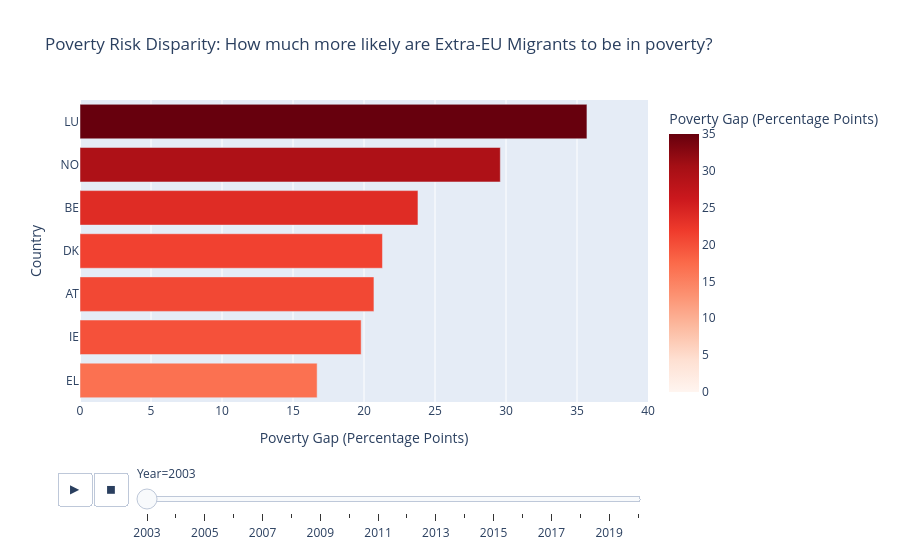

Notebook source saved alongside this figure:
### Code cell
import pandas as pd
import plotly.express as px

# 1. Load and Filter
eurostat_insights = pd.read_csv('../data/processed/eurostat_insights.csv')
poverty_df = eurostat_insights[eurostat_insights['Metric'] == 'Poverty_Rate'].copy()

# 2. Focus on the Extra-EU Gap and clean
poverty_df = poverty_df.dropna(subset=['Gap_ExtraEU_vs_Native_PP'])
poverty_df = poverty_df.sort_values(by=['Year', 'Gap_ExtraEU_vs_Native_PP'], ascending=[True, False])

# 3. Animated Bar Chart
fig_bar = px.bar(
    poverty_df,
    x="Gap_ExtraEU_vs_Native_PP",
    y="Country",
    color="Gap_ExtraEU_vs_Native_PP",
    animation_frame="Year",
    orientation='h',
    color_continuous_scale="Reds",
    range_color=[0, 35], # Poverty gaps are usually positive (migrants suffer more)
    range_x=[0, 40],
    title="Poverty Risk Disparity: How much more likely are Extra-EU Migrants to be in poverty?",
    labels={"Gap_ExtraEU_vs_Native_PP": "Poverty Gap (Percentage Points)"}
)

fig_bar.update_layout(yaxis={'categoryorder':'total ascending'})

fig_bar.show()

### Figure 1 — Plotly figure (JSON) as saved in the notebook; plotly's stock layout.template omitted (floating-point values rounded to 4 significant figures)
{"data": [{"hovertemplate": "Year=2003<br>Poverty Gap (Percentage Points)=%{marker.color}<br>Country=%{y}<extra></extra>", "legendgroup": "", "marker": {"color": [35.7, 29.6, 23.8, 21.3, 20.7, 19.8, 16.7], "coloraxis": "coloraxis", "pattern": {"shape": ""}}, "name": "", "orientation": "h", "showlegend": false, "textposition": "auto", "type": "bar", "x": [35.7, 29.6, 23.8, 21.3, 20.7, 19.8, 16.7], "xaxis": "x", "y": ["LU", "NO", "BE", "DK", "AT", "IE", "EL"], "yaxis": "y"}], "layout": {"barmode": "relative", "coloraxis": {"cmax": 35, "cmin": 0, "colorbar": {"title": {"text": "Poverty Gap (Percentage Points)"}}, "colorscale": [[0, "rgb(255,245,240)"], [0.125, "rgb(254,224,210)"], [0.25, "rgb(252,187,161)"], [0.375, "rgb(252,146,114)"], [0.5, "rgb(251,106,74)"], [0.625, "rgb(239,59,44)"], [0.75, "rgb(203,24,29)"], [0.875, "rgb(165,15,21)"], [1, "rgb(103,0,13)"]]}, "legend": {"tracegroupgap": 0}, "sliders": [{"active": 0, "currentvalue": {"prefix": "Year="}, "len": 0.9, "pad": {"b": 10, "t": 60}, "steps": [{"args": [["2003"], {"frame": {"duration": 0, "redraw": true}, "fromcurrent": true, "mode": "immediate", "transition": {"duration": 0, "easing": "linear"}}], "label": "2003", "method": "animate"}, {"args": [["2004"], {"frame": {"duration": 0, "redraw": true}, "fromcurrent": true, "mode": "immediate", "transition": {"duration": 0, "easing": "linear"}}], "label": "2004", "method": "animate"}, {"args": [["2005"], {"frame": {"duration": 0, "redraw": true}, "fromcurrent": true, "mode": "immediate", "transition": {"duration": 0, "easing": "linear"}}], "label": "2005", "method": "animate"}, {"args": [["2006"], {"frame": {"duration": 0, "redraw": true}, "fromcurrent": true, "mode": "immediate", "transition": {"duration": 0, "easing": "linear"}}], "label": "2006", "method": "animate"}, {"args": [["2007"], {"frame": {"duration": 0, "redraw": true}, "fromcurrent": true, "mode": "immediate", "transition": {"duration": 0, "easing": "linear"}}], "label": "2007", "method": "animate"}, {"args": [["2008"], {"frame": {"duration": 0, "redraw": true}, "fromcurrent": true, "mode": "immediate", "transition": {"duration": 0, "easing": "linear"}}], "label": "2008", "method": "animate"}, {"args": [["2009"], {"frame": {"duration": 0, "redraw": true}, "fromcurrent": true, "mode": "immediate", "transition": {"duration": 0, "easing": "linear"}}], "label": "2009", "method": "animate"}, {"args": [["2010"], {"frame": {"duration": 0, "redraw": true}, "fromcurrent": true, "mode": "immediate", "transition": {"duration": 0, "easing": "linear"}}], "label": "2010", "method": "animate"}, {"args": [["2011"], {"frame": {"duration": 0, "redraw": true}, "fromcurrent": true, "mode": "immediate", "transition": {"duration": 0, "easing": "linear"}}], "label": "2011", "method": "animate"}, {"args": [["2012"], {"frame": {"duration": 0, "redraw": true}, "fromcurrent": true, "mode": "immediate", "transition": {"duration": 0, "easing": "linear"}}], "label": "2012", "method": "animate"}, {"args": [["2013"], {"frame": {"duration": 0, "redraw": true}, "fromcurrent": true, "mode": "immediate", "transition": {"duration": 0, "easing": "linear"}}], "label": "2013", "method": "animate"}, {"args": [["2014"], {"frame": {"duration": 0, "redraw": true}, "fromcurrent": true, "mode": "immediate", "transition": {"duration": 0, "easing": "linear"}}], "label": "2014", "method": "animate"}, {"args": [["2015"], {"frame": {"duration": 0, "redraw": true}, "fromcurrent": true, "mode": "immediate", "transition": {"duration": 0, "easing": "linear"}}], "label": "2015", "method": "animate"}, {"args": [["2016"], {"frame": {"duration": 0, "redraw": true}, "fromcurrent": true, "mode": "immediate", "transition": {"duration": 0, "easing": "linear"}}], "label": "2016", "method": "animate"}, {"args": [["2017"], {"frame": {"duration": 0, "redraw": true}, "fromcurrent": true, "mode": "immediate", "transition": {"duration": 0, "easing": "linear"}}], "label": "2017", "method": "animate"}, {"args": [["2018"], {"frame": {"duration": 0, "redraw": true}, "fromcurrent": true, "mode": "immediate", "transition": {"duration": 0, "easing": "linear"}}], "label": "2018", "method": "animate"}, {"args": [["2019"], {"frame": {"duration": 0, "redraw": true}, "fromcurrent": true, "mode": "immediate", "transition": {"duration": 0, "easing": "linear"}}], "label": "2019", "method": "animate"}, {"args": [["2020"], {"frame": {"duration": 0, "redraw": true}, "fromcurrent": true, "mode": "immediate", "transition": {"duration": 0, "easing": "linear"}}], "label": "2020", "method": "animate"}], "x": 0.1, "xanchor": "left", "y": 0, "yanchor": "top"}], "title": {"text": "Poverty Risk Disparity: How much more likely are Extra-EU Migrants to be in poverty?"}, "updatemenus": [{"buttons": [{"args": [null, {"frame": {"duration": 500, "redraw": true}, "fromcurrent": true, "mode": "immediate", "transition": {"duration": 500, "easing": "linear"}}], "label": "&#9654;", "method": "animate"}, {"args": [[null], {"frame": {"duration": 0, "redraw": true}, "fromcurrent": true, "mode": "immediate", "transition": {"duration": 0, "easing": "linear"}}], "label": "&#9724;", "method": "animate"}], "direction": "left", "pad": {"r": 10, "t": 70}, "showactive": false, "type": "buttons", "x": 0.1, "xanchor": "right", "y": 0, "yanchor": "top"}], "xaxis": {"anchor": "y", "domain": [0, 1], "range": [0, 40], "title": {"text": "Poverty Gap (Percentage Points)"}}, "yaxis": {"anchor": "x", "categoryorder": "total ascending", "domain": [0, 1], "title": {"text": "Country"}}}}
